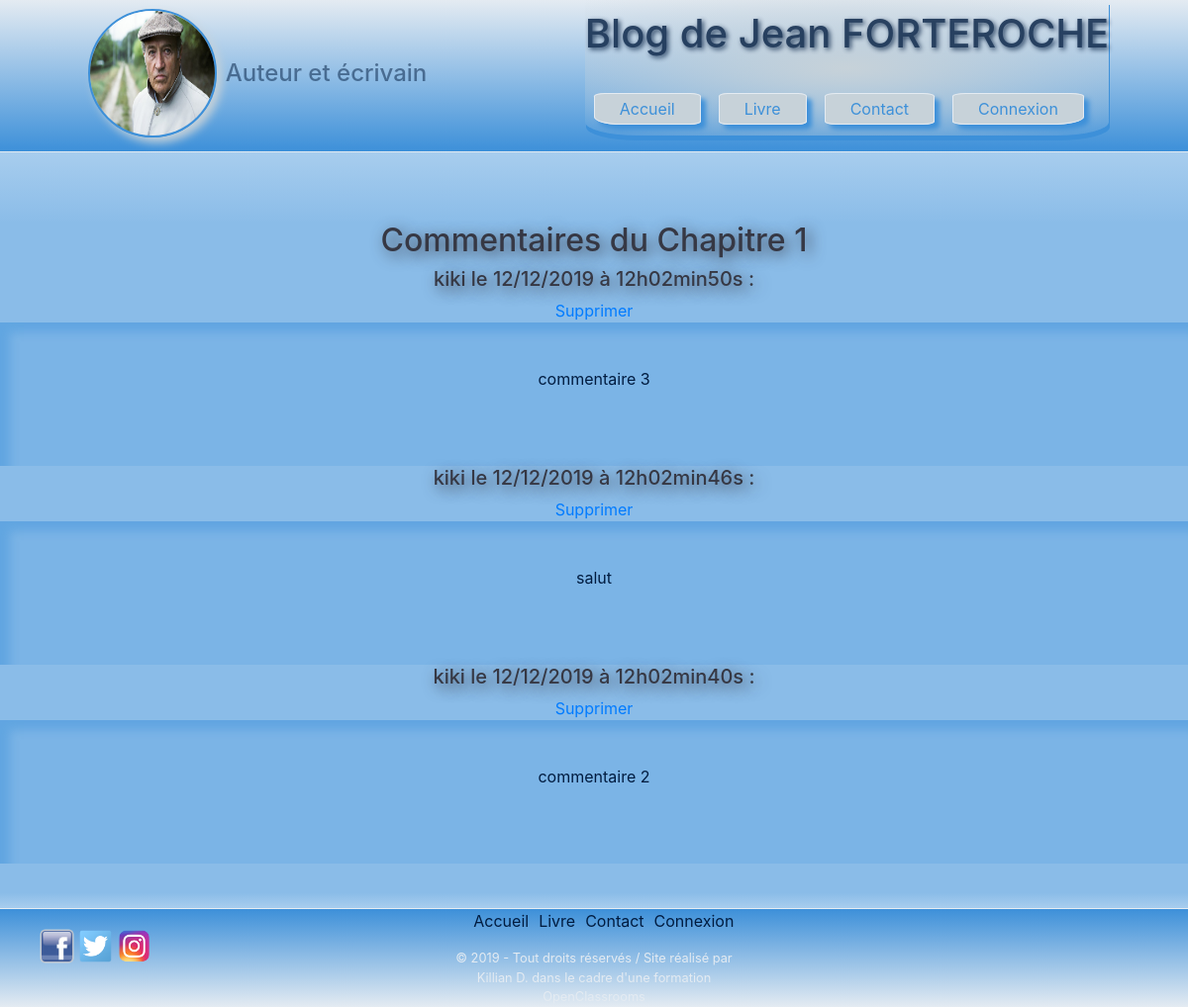
Screenshot of /index.php?action=commentsUp&id=1 (signed in) with the database file from the repository.
### tables this page shows
CREATE TABLE `posts` (
  `id` int(11) NOT NULL,
  `title` varchar(255) NOT NULL,
  `content` text NOT NULL
);

CREATE TABLE `comments` (
  `id` int(11) NOT NULL,
  `postId` int(11) NOT NULL,
  `pseudo` varchar(255) NOT NULL,
  `comment` text NOT NULL,
  `commentDate` datetime NOT NULL
);

### controller/UserController.php (called while the page is built, shortened)
<?php
require_once('model/PostManager.php');
require_once('model/CommentManager.php');
class UserController
{
    public function printCommentsUp()
    {
        $commentManager = new \killian\blogDeJeanForteroche\model\CommentManager();
        $postManager = new \killian\blogDeJeanForteroche\model\PostManager();
        $comments = $commentManager->getComments($_GET['id']);
        $post = $postManager->getPostId($_GET['id']);
        require('view/backend/viewCommentsUp.php');
    }
}

### model/PostManager.php (called while the page is built, shortened)
<?php
class PostManager extends Manager
{
    public function getPostId($postId)
    {
        $db = $this->dbConnect();
        $req = $db->prepare('SELECT id, title, content FROM posts WHERE id = ?');
        $req->execute(array($postId));
        $post = $req->fetch();
        return $post;
    }
}

### model/CommentManager.php (called while the page is built, shortened)
<?php
class CommentManager extends Manager
{
    public function getComments($postId)
    {
        $db = $this->dbConnect();
        $comments = $db->prepare('SELECT id, postId, pseudo, comment, DATE_FORMAT(commentDate, \'%d/%m/%Y à %Hh%imin%ss\') AS commentDateFr FROM comments WHERE postId = ? ORDER BY commentDate DESC');
        $comments->execute(array($postId));
        return $comments;
    }
}

### view/backend/viewCommentsUp.php (the view, shortened to what this page needs)
<div class="separat1">
</div>
<section class="fontPage" id="commentUp">
    <article>
        <h2>Commentaires du <?= $post['title'] ?></h2>
        <?php
            while ($comment = $comments->fetch())
            {
        ?>
                <h5><?= htmlspecialchars($comment['pseudo']) ?>  le <?= $comment['commentDateFr'] ?> :</h5>
                <a href="index.php?action=deleteComment&amp;id=<?= $comment['id'] ?>">Supprimer</a>
                <p><?= htmlspecialchars($comment['comment']) ?></p>
        <?php
            }
        ?>
    </article>
</section>
<div class="separat2">
</div>
<?php $content = ob_get_clean(); ?>
<?php require('view/frontend/template.php'); ?>

### index.php (shortened to what this page needs)
<?php
require('controller/UserController.php');
$UserController = new UserController;
try
{
    if(isset($_GET['action']))
    {
        if($_GET['action'] == '')
        {
            $UserController->printHome();
        }
        elseif($_GET['action'] == 'home')
        {
            $UserController->printHome();
        }
        elseif($_GET['action'] == 'book')
        {
            $UserController->printBook();
        }
        elseif($_GET['action'] == 'comments')
        {
            $UserController->printComments();
        }
        elseif($_GET['action'] == 'addComment')
        {
            $UserController->addComment();
        }
        elseif($_GET['action'] == 'contact')
        {
            $UserController->printContact();
        }
        elseif($_GET['action'] == 'connect')
        {
            $UserController->printConnect();
        }
        elseif($_GET['action'] == 'testConnect')
        {
            $UserController->testConnect();
        }
        elseif($_GET['action'] == 'deconnect')
        {
            $UserController->deconnect();
        }
        elseif($_GET['action'] == 'dashboard')
        {
            $UserController->printDashboard();
        }
        elseif($_GET['action'] == 'commentsUp')
        {
            $UserController->printCommentsUp();
        }
        elseif($_GET['action'] == 'deleteComment')
        {
            $UserController->deleteComment();
        }
    }
    else
    {
        $UserController->printHome();
    }
}
catch(Exception $e)
{
    echo 'Erreur : ' . $e->getMessage();
}

### view/frontend/template.php (shortened to what this page needs)
<!DOCTYPE html>
<html lang="fr">
    <head>
        <link href="public/bootstrap/bootstrap.min.css" rel="stylesheet" />
        <link href="public/css/style.css" rel="stylesheet" />
    </head>
    <body>
        <header>
            <div id="auteur">
                <img src="public/images/photoJean.jpg" alt="Jean FORTEROCHE" />
                <h4>Auteur et écrivain</h4>
            </div>
            <div>
                <h1>Blog de Jean FORTEROCHE</h1>
                <nav>
                    <ul>
                        <li><a id="defaultLeft" href="index.php?action=home">Accueil</a></li>
                        <li><a href="index.php?action=book">Livre</a></li>
                        <li><a href="index.php?action=contact">Contact</a></li>
                        <li><a id="defaultRight" href="index.php?action=dashboard">Connexion</a></li>
                    </ul>
                </nav>
            </div>
        </header>
        <div class="blocPage">
                <?= $content ?>
        </div>
        <footer>
            <div id="sociaux">
                <a href="https://www.facebook.com/" target="_blank"><img id="facebook" src="public/images/facebook.png" /></a>
                <a href="https://twitter.com/" target="_blank"><img id="twitter" src="public/images/twitter.png" /></a>
                <a href="https://www.instagram.com/" target="_blank"><img id="instagram" src="public/images/instagram.png" /></a>
            </div>
            <nav>
                <ul>
                    <li><a href="index.php?action=home">Accueil</a></li>
                    <li><a href="index.php?action=book">Livre</a></li>
                    <li><a href="index.php?action=contact">Contact</a></li>
                    <li><a href="index.php?action=dashboard">Connexion</a></li>
                </ul>
            </nav>
            <p>© 2019 - Tout droits réservés / Site réalisé par Killian D. dans le cadre d'une formation OpenClassrooms</p>
        </footer>
    </body>
</html>

### public/css/style.css (style rules this page uses)
body { margin: 0; }
p { color: #011C40; }
header { display: flex; justify-content: space-around; background-image: repeating-linear-gradient(#E4EBF2, #3D90D9); height: 154px; border-bottom: 1px dotted #E4EBF2; }
#auteur { display: flex; }
#auteur h4 { color: #011C40; opacity: 0.5; margin: 0; padding-top: 60px; }
#auteur img { width: 130px; height: 130px; border-radius: 50%; border: 2px solid #3D90D9; box-shadow: 5px 5px 10px #C7D2D9; margin: 9px; }
header #auteur + div { height: 137px; border-radius: 0% 0% 10% 10%; background: radial-gradient(ellipse, #C7D2D9, transparent); box-shadow: 1px 5px 0px #3D90D9; }
header div h1 { margin-top: 10px; text-align: center; color: #011C40; text-shadow: 2px 2px 5px #011C40; opacity: 0.8; }
header nav ul { display: flex; list-style-type: none; margin: 0; margin-top: 40px; padding: 0; }
header nav ul li a { padding: 5px 25px 5px 25px; margin-left: 9px; margin-right: 9px; background-color: #C7D2D9; border-radius: 10%; border: 1px solid #E4EBF2; box-shadow: 5px 5px 5px #3D90D9; text-decoration: none; color: #3D90D9; }
#defaultLeft { border-radius: 10% 10% 10% 25%; }
#defaultRight { border-radius: 10% 10% 25% 10%; }
footer { background-image: repeating-linear-gradient(#3D90D9, #E4EBF2); height: 100px; border-top: 1px dotted #E4EBF2; }
#sociaux { position: absolute; margin-top: 20px; margin-left: 40px; }
#facebook, #twitter, #instagram { width: 3%; }
footer nav { margin: auto; width: 253.4px; }
footer nav ul { display: flex; list-style-type: none; padding: 0; }
footer nav ul li a { text-decoration: none; padding-left: 5px; padding-right: 5px; color: #011C40; }
footer p { text-align: center; font-size: 0.8em; width: 313px; margin-top: 1rem; margin-left: auto; margin-right: auto; color: #E4EBF2; }
.separat1 { height: 70px; background-image: linear-gradient(rgba(61, 144, 217, 0.45), rgba(61, 144, 217, 0.6)); }
.separat2 { height: 15px; background-image: linear-gradient(rgba(61, 144, 217, 0.6), rgba(61, 144, 217, 0.45)); }
.fontPage { background-color: rgba(61, 144, 217, 0.6); text-align: center; }
.fontPage h2, .fontPage h3, .fontPage h4, .fontPage h5 { color: #363844; text-shadow: 4px 4px 15px #363844; }
.fontPage article { padding-bottom: 30px; }
.fontPage article p { background-color: rgba(61, 144, 217, 0.2); box-shadow: 10px 10px 10px rgba(61, 144, 217, 0.4) inset; margin: auto; line-height: 35px; padding: 40px 70px 70px 70px; max-width: 1400px; }

### rows the page displays
posts: title "Chapitre 1"
comments: pseudo "kiki", commentDateFr "12/12/2019 à 12h02min50s", comment "commentaire 3"
comments: pseudo "kiki", commentDateFr "12/12/2019 à 12h02min46s", comment "salut"
comments: pseudo "kiki", commentDateFr "12/12/2019 à 12h02min40s", comment "commentaire 2"
